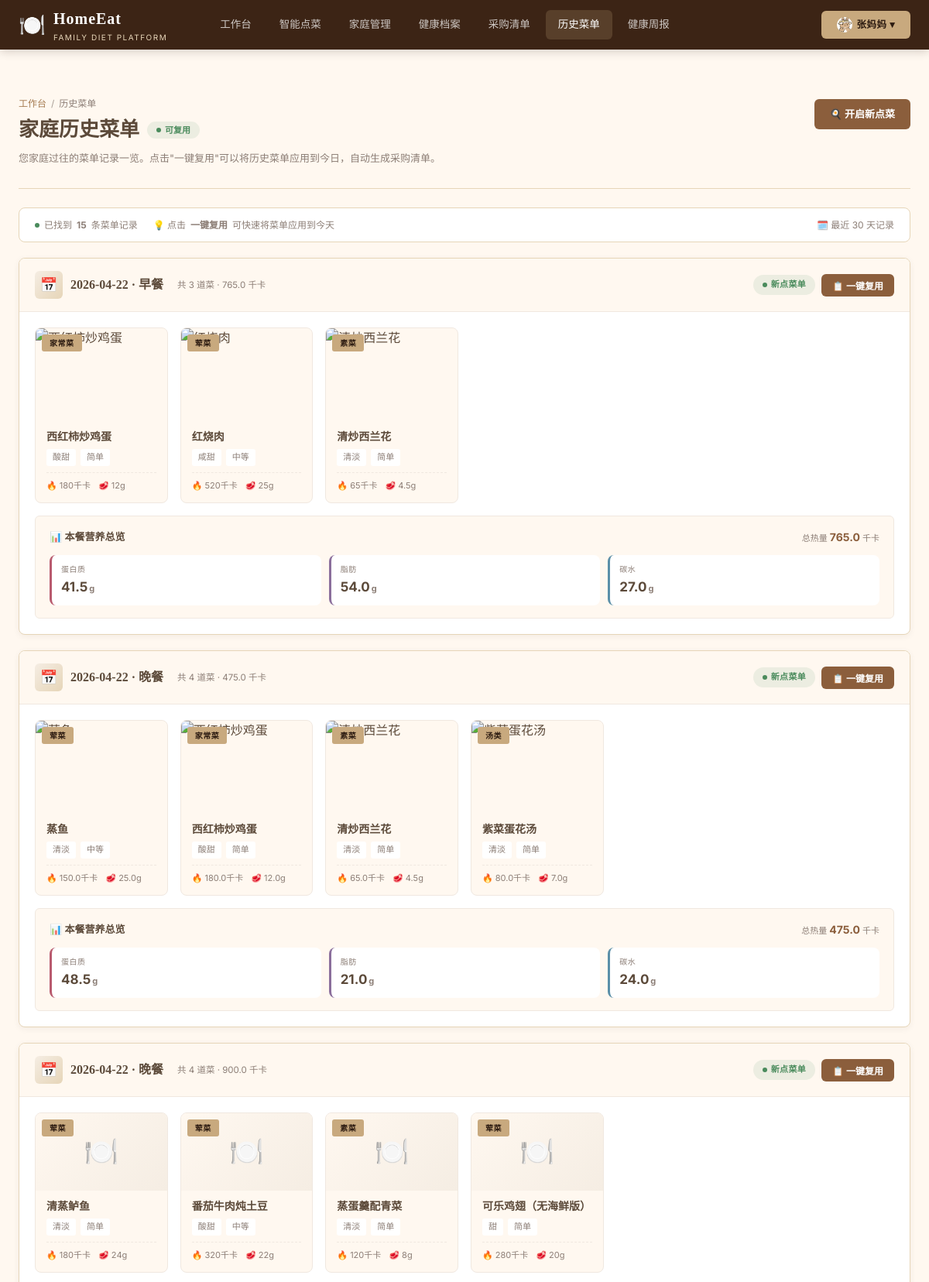
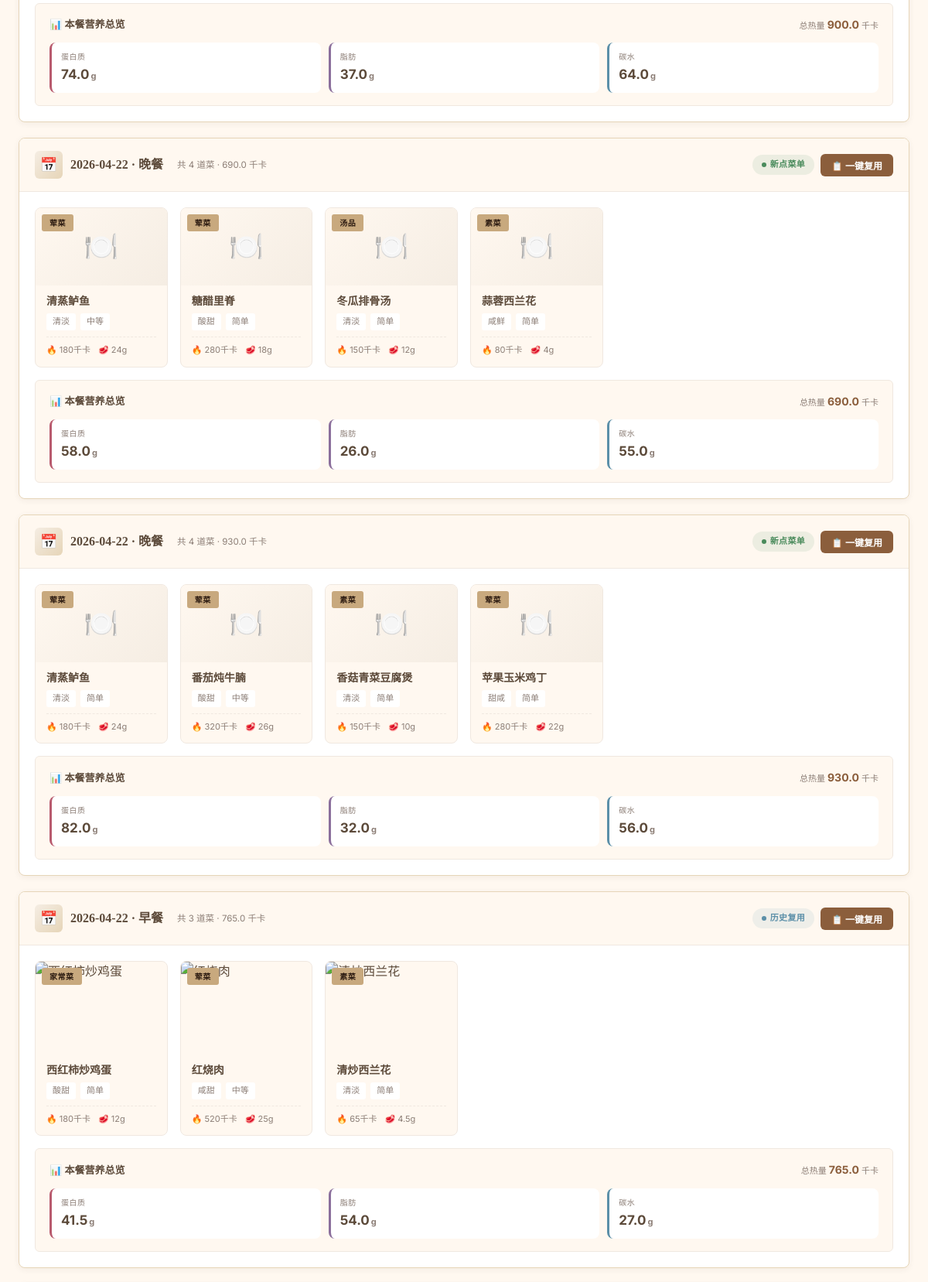
The page /user/history (signed in, upper part) on the database its author committed (2 pictures, top to bottom).
### models.py (models this page shows)
class User(UserMixin, db.Model):
    __tablename__ = 'user'
    id = db.Column(db.Integer, primary_key=True)
    username = db.Column(db.String(50), unique=True, nullable=False)
    password = db.Column(db.String(200), nullable=False)
    role = db.Column(db.String(20), default='user')  # admin / user
    nickname = db.Column(db.String(50), default='')
    avatar = db.Column(db.String(200), default='')
    gender = db.Column(db.String(10), default='')
    age = db.Column(db.Integer, default=0)
    height = db.Column(db.Float, default=0)
    weight = db.Column(db.Float, default=0)
    diseases = db.Column(db.Text, default='')  # 慢性疾病
    allergies = db.Column(db.Text, default='')  # 过敏史
    special_diet = db.Column(db.Text, default='')  # 特殊饮食需求
    taste_likes = db.Column(db.Text, default='')  # 喜欢的口味
    taste_dislikes = db.Column(db.Text, default='')  # 忌口食材
    health_goal = db.Column(db.Text, default='')  # 健康目标
    family_id = db.Column(db.Integer, db.ForeignKey('family.id'), nullable=True)
    is_family_admin = db.Column(db.Boolean, default=False)
    created_at = db.Column(db.DateTime, default=datetime.now)
    family = db.relationship('Family', foreign_keys=[family_id], backref=db.backref('members', lazy=True))

class RecipeRecord(db.Model):
    __tablename__ = 'recipe_record'
    id = db.Column(db.Integer, primary_key=True)
    family_id = db.Column(db.Integer, db.ForeignKey('family.id'), nullable=False)
    user_id = db.Column(db.Integer, db.ForeignKey('user.id'), nullable=False)
    date = db.Column(db.Date, nullable=False)
    meal_type = db.Column(db.String(20), default='dinner')  # breakfast/lunch/dinner
    recipes_json = db.Column(db.Text, default='[]')  # 完整菜谱JSON
    total_calories = db.Column(db.Float, default=0)
    total_protein = db.Column(db.Float, default=0)
    total_fat = db.Column(db.Float, default=0)
    total_carbs = db.Column(db.Float, default=0)
    status = db.Column(db.String(20), default='active')  # active / reused
    created_at = db.Column(db.DateTime, default=datetime.now)
    family = db.relationship('Family', backref=db.backref('records', lazy=True))
    user = db.relationship('User', backref=db.backref('records', lazy=True))

### app.py (the view)
@app.route('/user/history')
@login_required
def user_history():
    records = []
    if current_user.family_id:
        records = RecipeRecord.query.filter_by(
            family_id=current_user.family_id
        ).order_by(RecipeRecord.date.desc()).limit(30).all()
    return render_template('user/history.html', records=records)

### app.py (called while the page is built)
@login_manager.user_loader
def load_user(user_id):
    return User.query.get(int(user_id))

@app.template_filter('fromjson')
def fromjson_filter(s):
    try:
        return json.loads(s) if s else []
    except (json.JSONDecodeError, TypeError):
        return []

@app.template_filter('meal_type_cn')
def meal_type_cn(val):
    mapping = {'breakfast': '早餐', 'lunch': '午餐', 'dinner': '晚餐'}
    return mapping.get(val, val)

### templates/user/history.html (shortened to what this page needs)
{% extends "user/base.html" %}
{% block content %}
<div class="page-header-v4">
    <div class="ph-left">
        <div class="ph-crumb"><a href="/user/home">工作台</a><span class="sep">/</span><span>历史菜单</span></div>
        <h1>家庭历史菜单 <span class="ph-badge"><span class="dot"></span>可复用</span></h1>
        <p class="ph-desc">您家庭过往的菜单记录一览。点击"一键复用"可以将历史菜单应用到今日，自动生成采购清单。</p>
    </div>
    <div class="ph-actions"><a href="/user/ordering" class="btn btn-primary">🍳 开启新点菜</a></div>
</div>
{% if records %}
<div class="status-strip">
    <div class="ss-item"><span class="dot"></span>已找到 <strong>{{ records|length }}</strong> 条菜单记录</div>
    <div class="ss-item">💡 点击 <strong>一键复用</strong> 可快速将菜单应用到今天</div>
    <div class="ss-item" style="margin-left:auto;">🗓️ 最近 30 天记录</div>
</div>
{% for record in records %}
{% set recipes_list = record.recipes_json | fromjson %}
<div class="panel">
    <div class="panel-head">
        <div class="panel-title">
            <div class="panel-icon">📅</div>
            <h3>{{ record.date }} · {{ record.meal_type | meal_type_cn }}</h3>
            <span class="panel-sub">共 {{ recipes_list|length }} 道菜 · {{ record.total_calories }} 千卡</span>
        </div>
        <div class="panel-actions">
            {% if record.status == 'active' %}<span class="chip chip-success"><span class="chip-dot"></span>新点菜单</span>
            {% else %}<span class="chip chip-info"><span class="chip-dot"></span>历史复用</span>{% endif %}
            <button class="btn btn-primary btn-sm" onclick="reuseMenu({{ record.id }})">📋 一键复用</button>
        </div>
    </div>
    <div class="panel-body">
        <div class="recipe-grid compact">
            {% for r in recipes_list %}
            <div class="recipe-card" style="cursor:default;">
                {% if r.category %}<div class="recipe-badge">{{ r.category }}</div>{% endif %}
                {% if r.image %}<div class="recipe-img-wrap"><img src="{{ r.image }}" alt="{{ r.name }}"></div>
                {% else %}<div style="height:100px;display:flex;align-items:center;justify-content:center;background:linear-gradient(135deg,var(--cream),var(--cream-dark));font-size:36px;">🍽️</div>{% endif %}
                <div class="recipe-info">
                    <h4>{{ r.name }}</h4>
                    <div class="recipe-meta">{% if r.taste %}<span>{{ r.taste }}</span>{% endif %}{% if r.difficulty %}<span>{{ r.difficulty }}</span>{% endif %}</div>
                    <div class="recipe-nutrition" style="margin-top:8px;padding-top:8px;border-top:1px dashed var(--border-light);"><span>🔥 {{ r.calories }}千卡</span><span>🥩 {{ r.protein }}g</span></div>
                </div>
            </div>
            {% endfor %}
        </div>
        <div style="margin-top:16px;padding:16px 18px;background:var(--cream);border-radius:var(--radius-sm);border:1px solid var(--border-light);">
            <div style="display:flex;align-items:center;justify-content:space-between;margin-bottom:12px;">
                <div style="font-size:13px;font-weight:600;color:var(--text-dark);">📊 本餐营养总览</div>
                <div style="font-size:11px;color:var(--text-muted);">总热量 <strong style="color:var(--coffee-500);font-size:14px;">{{ record.total_calories }}</strong> 千卡</div>
            </div>
            <div style="display:grid;grid-template-columns:repeat(3,1fr);gap:10px;">
                <div style="padding:10px 12px;background:white;border-radius:8px;border-left:3px solid #B85A6E;"><div style="font-size:10px;color:var(--text-muted);letter-spacing:.5px;text-transform:uppercase;margin-bottom:2px;">蛋白质</div><div style="font-size:17px;font-weight:700;color:var(--text-dark);">{{ record.total_protein }}<small style="font-size:11px;color:var(--text-muted);margin-left:2px;">g</small></div></div>
                <div style="padding:10px 12px;background:white;border-radius:8px;border-left:3px solid #8B6F9C;"><div style="font-size:10px;color:var(--text-muted);letter-spacing:.5px;text-transform:uppercase;margin-bottom:2px;">脂肪</div><div style="font-size:17px;font-weight:700;color:var(--text-dark);">{{ record.total_fat }}<small style="font-size:11px;color:var(--text-muted);margin-left:2px;">g</small></div></div>
                <div style="padding:10px 12px;background:white;border-radius:8px;border-left:3px solid var(--info);"><div style="font-size:10px;color:var(--text-muted);letter-spacing:.5px;text-transform:uppercase;margin-bottom:2px;">碳水</div><div style="font-size:17px;font-weight:700;color:var(--text-dark);">{{ record.total_carbs }}<small style="font-size:11px;color:var(--text-muted);margin-left:2px;">g</small></div></div>
            </div>
        </div>
    </div>
</div>
{% endfor %}
{% else %}
<div class="panel"><div class="panel-body"><div class="empty-state-v4"><div class="es-icon">📅</div><h3>还没有历史菜单</h3><p>开始您的第一次家庭智能点菜</p><a href="/user/ordering" class="btn btn-primary">🍳 立即点菜</a></div></div></div>
{% endif %}
{% endblock %}

### templates/user/base.html (shortened to what this page needs)
<!DOCTYPE html>
<html lang="zh-CN">
<head>
    <link rel="stylesheet" href="/static/css/style.css">
</head>
<body>
<header class="corp-header">
    <div class="corp-header-inner">
        <a href="/" class="corp-logo">
            <span class="cl-mark">🍽️</span>
            <span class="cl-text"><span class="cl-name">HomeEat</span><span class="cl-tag">Family Diet Platform</span></span>
        </a>
        <nav class="corp-nav">
            <a href="/user/home" class="{% if request.endpoint == 'user_home' %}active{% endif %}">工作台</a>
            <a href="/user/ordering" class="{% if request.endpoint == 'user_ordering' %}active{% endif %}">智能点菜</a>
            <a href="/user/family" class="{% if request.endpoint == 'user_family' %}active{% endif %}">家庭管理</a>
            <a href="/user/profile" class="{% if request.endpoint == 'user_profile' %}active{% endif %}">健康档案</a>
            <a href="/user/shopping" class="{% if request.endpoint == 'user_shopping' %}active{% endif %}">采购清单</a>
            <a href="/user/history" class="{% if request.endpoint == 'user_history' %}active{% endif %}">历史菜单</a>
            <a href="/user/report" class="{% if request.endpoint == 'user_report' %}active{% endif %}">健康周报</a>
        </nav>
        <div class="corp-header-cta">
            <div style="position:relative;">
                <a href="javascript:;" class="corp-btn-header" onclick="document.getElementById('userDropdownV5').classList.toggle('show');event.stopPropagation();">
                    <img src="{{ current_user.avatar or 'https://via.placeholder.com/24' }}" style="width:20px;height:20px;border-radius:50%;object-fit:cover;vertical-align:middle;margin-right:6px;">{{ (current_user.nickname or current_user.username)[:6] }} ▾
                </a>
            </div>
        </div>
    </div>
</header>
<main class="frontend-main">
    <div class="frontend-container">
        {% block content %}{% endblock %}
    </div>
</main>
</body>
</html>

### rows shown on the page
User: avatar (picture), nickname "张妈妈"
RecipeRecord: date "2026-04-22", meal_type|meal_type_cn "早餐", recipes_list "3", total_calories "765.0", status "active" (drawn), category "家常菜" "荤菜" "素菜", name "西红柿炒鸡蛋" "红烧肉" "清炒西兰花", taste "酸甜" "咸甜" "清淡", difficulty "简单" "中等" "简单", calories "180" "520" "65", protein "12" "25" "4.5", total_protein "41.5", total_fat "54.0", total_carbs "27.0"
RecipeRecord: date "2026-04-22", meal_type|meal_type_cn "晚餐", recipes_list "4", total_calories "475.0", status "active" (drawn), category "荤菜" "家常菜" "素菜" "汤类", name "蒸鱼" "西红柿炒鸡蛋" "清炒西兰花" "紫菜蛋花汤", taste "清淡" "酸甜" "清淡" "清淡", difficulty "中等" "简单" "简单" "简单", calories "150.0" "180.0" "65.0" "80.0", protein "25.0" "12.0" "4.5" "7.0", total_protein "48.5", total_fat "21.0", total_carbs "24.0"
RecipeRecord: date "2026-04-22", meal_type|meal_type_cn "晚餐", recipes_list "4", total_calories "900.0", status "active" (drawn), category "荤菜" "荤菜" "素菜" "荤菜", name "清蒸鲈鱼" "番茄牛肉炖土豆" "蒸蛋羹配青菜" "可乐鸡翅（无海鲜版）", taste "清淡" "酸甜" "清淡" "甜", difficulty "简单" "中等" "简单" "简单", calories "180" "320" "120" "280", protein "24" "22" "8" "20", total_protein "74.0", total_fat "37.0", total_carbs "64.0"
RecipeRecord: date "2026-04-22", meal_type|meal_type_cn "晚餐", recipes_list "4", total_calories "690.0", status "active" (drawn), category "荤菜" "荤菜" "汤品" "素菜", name "清蒸鲈鱼" "糖醋里脊" "冬瓜排骨汤" "蒜蓉西兰花", taste "清淡" "酸甜" "清淡" "咸鲜", difficulty "中等" "简单" "简单" "简单", calories "180" "280" "150" "80", protein "24" "18" "12" "4", total_protein "58.0", total_fat "26.0", total_carbs "55.0"
RecipeRecord: date "2026-04-22", meal_type|meal_type_cn "晚餐", recipes_list "4", total_calories "930.0", status "active" (drawn), category "荤菜" "荤菜" "素菜" "荤菜", name "清蒸鲈鱼" "番茄炖牛腩" "香菇青菜豆腐煲" "苹果玉米鸡丁", taste "清淡" "酸甜" "清淡" "甜咸", difficulty "简单" "中等" "简单" "简单", calories "180" "320" "150" "280", protein "24" "26" "10" "22", total_protein "82.0", total_fat "32.0", total_carbs "56.0"
RecipeRecord: date "2026-04-22", meal_type|meal_type_cn "早餐", recipes_list "3", total_calories "765.0", status "reused" (drawn), category "家常菜" "荤菜" "素菜", name "西红柿炒鸡蛋" "红烧肉" "清炒西兰花", taste "酸甜" "咸甜" "清淡", difficulty "简单" "中等" "简单", calories "180" "520" "65", protein "12" "25" "4.5", total_protein "41.5", total_fat "54.0", total_carbs "27.0"

### other values the page prints
{{ records|length }} "15"
